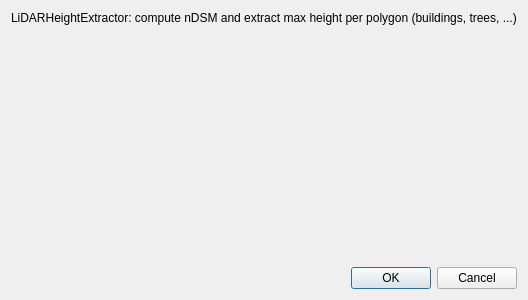
<?xml version="1.0" encoding="UTF-8"?>
<ui version="4.0">
 <class>ExtractBuildingHeightDialogBase</class>
 <widget class="QDialog" name="ExtractBuildingHeightDialogBase">
  <property name="geometry">
   <rect>
    <x>0</x>
    <y>0</y>
    <width>400</width>
    <height>300</height>
   </rect>
  </property>
  <property name="windowTitle">
   <string>LiDARHeightExtractor</string>
  </property>
  <layout class="QVBoxLayout" name="verticalLayout">
   <item>
    <widget class="QLabel" name="label">
     <property name="text">
      <string>LiDARHeightExtractor: compute nDSM and extract max height per polygon (buildings, trees, ...)</string>
     </property>
    </widget>
   </item>
   <item>
    <spacer name="verticalSpacer">
     <property name="orientation">
      <enum>Qt::Vertical</enum>
     </property>
     <property name="sizeHint" stdset="0">
      <size>
       <width>20</width>
       <height>200</height>
      </size>
     </property>
    </spacer>
   </item>
   <item>
    <layout class="QHBoxLayout" name="horizontalLayout">
     <item>
      <spacer name="horizontalSpacer">
       <property name="orientation">
        <enum>Qt::Horizontal</enum>
       </property>
       <property name="sizeHint" stdset="0">
        <size>
         <width>216</width>
         <height>20</height>
        </size>
       </property>
      </spacer>
     </item>
     <item>
      <widget class="QPushButton" name="pushButton_ok">
       <property name="text">
        <string>OK</string>
       </property>
      </widget>
     </item>
     <item>
      <widget class="QPushButton" name="pushButton_cancel">
       <property name="text">
        <string>Cancel</string>
       </property>
      </widget>
     </item>
    </layout>
   </item>
  </layout>
 </widget>
 <resources/>
 <connections>
  <connection>
   <sender>pushButton_ok</sender>
   <signal>clicked()</signal>
   <receiver>ExtractBuildingHeightDialogBase</receiver>
   <slot>accept()</slot>
  </connection>
  <connection>
   <sender>pushButton_cancel</sender>
   <signal>clicked()</signal>
   <receiver>ExtractBuildingHeightDialogBase</receiver>
   <slot>reject()</slot>
  </connection>
 </connections>
</ui>
